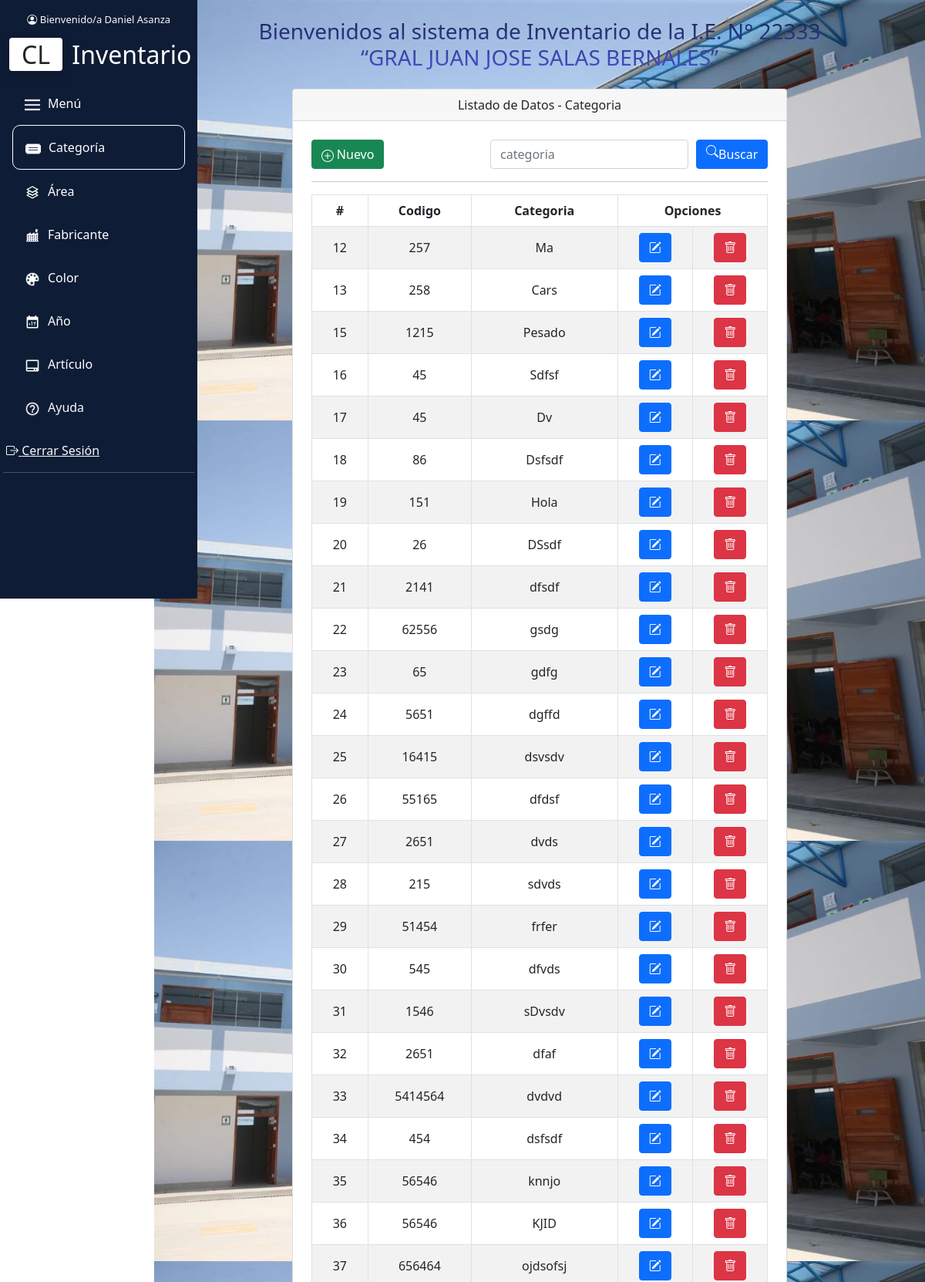
Page /index.php?c=Categoria&a=index (signed in, upper part) on the committed database.
### tables this page shows
CREATE TABLE `categoria` (
  `id` int(5) NOT NULL,
  `codigo` int(10) NOT NULL,
  `categoria` varchar(20) NOT NULL
);

### controllers/CategoriaController.php (called while the page is built, shortened)
<?php
require_once 'models/CategoriaModel.php';
class CategoriaController
{
    private $model;
    public function __construct()
    {
        $this->model = new CategoriaModel();
    }
    public function index()
    {
        $resultados = $this->model->listar();
        require_once 'views/opcions/categoriaView.php';
    }
}

### index.php (called while the page is built, shortened)
<?php
$accion =isset($_REQUEST['a'])?htmlentities($_REQUEST['a']):ACCION_PRINCIPAL;
$objetoCont = new $cont();
$objetoCont->$accion();
?>

### config/Conexion.php (called while the page is built)
<?php
class Conexion{
    public static function getConexion(){
        $database_username = 'root';
        $database_password = '';
        $dbname="proyectoinventario";
        $dsn = 'mysql:host=localhost:3308;dbname=' . $dbname;
        $conexion = null;
        try{
            $conexion = new PDO($dsn, $database_username, $database_password );
        }catch(Exception $e){
                echo $e;
                die("error " . $e->getMessage());
        }
        return $conexion;
    }
}

### models/CategoriaModel.php (called while the page is built, shortened)
<?php
require_once 'config/Conexion.php';
class CategoriaModel
{
    private $con;
    public function __construct()
    {
        $this->con = Conexion::getConexion();
    }
    public function listar()
    {
        $sql = "select * from categoria";
        $stmt = $this->con->prepare($sql);
        $stmt->execute();
        $resultados = $stmt->fetchAll(PDO::FETCH_OBJ);
        return $resultados;
    }
}

### views/opcions/categoriaView.php (the view, shortened to what this page needs)
<?php require_once 'views/partials/encabezado.php'; ?>
<div class="container-fluid mb-2 d-block" style="margin-left:200px; background-image: url('assets/iconos/fondo.png'); background-size:contain;" id="categoria">
    <div class="text-center mt-2">
        <h3 class="py-3 px-5 titulo">Bienvenidos al sistema de Inventario de la I.E.
            N° 22333<br>
            “GRAL JUAN JOSE SALAS BERNALES”</h3>
    </div>
    <div class="row justify-content-center">
        <div class="col-md-8">
            <div class="card">
                <div class="card-header text-center">
                    Listado de Datos - Categoria
                </div>
                <div class="p-4">
                    <div class="filtro d-flex justify-content-between">
                        <div>
                            <a href="#" data-bs-toggle="modal" data-bs-target="#exampleModal" id="botonBuscar" class="btn btn-success" role=" button" data-bs-toggle="button"></i> Nuevo</a>
                        </div>
                        <form id="frmSearch" class="d-flex">
                            <input type="text" placeholder="categoria" size="" class="form-control" id="txtBuscar" name="txtBuscar">
                            <button id="categoria" class="btn btn-primary d-flex" style="margin-left:10px;" type="submit" name="base">  Buscar</button>
                        </form>
                    </div>
                    <hr>
                    <table class="table align-middle table-hover  table-striped table-bordered text-center" id="tblPrincipal">
                        <thead>
                            <tr>
                                <th scope="col">#</th>
                                <th scope="col">Codigo</th>
                                <th scope="col">Categoria</th>
                                <th scope="col" colspan="2">Opciones</th>
                            </tr>
                        </thead>
                        <tbody id="tblDatos">
                            <?php
                            foreach ($resultados as $dato) {
                            ?>
                                <tr>
                                    <td><?php echo $dato->id; ?></td>
                                    <td><?php echo $dato->codigo; ?></td>
                                    <td><?php echo $dato->categoria; ?></td>
                                    <td><a class="btn btn-primary" href="#" data-bs-toggle="modal" onclick="inicializarDatosUpdate(<?php echo $dato->id; ?>)" id="inicializacion" data-bs-target="#exampleModalEditar"><i class="bi bi-pencil-square"></i></a></td>
                                    <td><a onclick="return confirm('Estas seguro de eliminar?');" class="btn btn-danger " href="index.php?c=Categoria&a=eliminar&id=<?php echo $dato->id; ?>"><i class="bi bi-trash"></i></a></td>
                                </tr>
                            <?php
                            }
                            ?>
                        </tbody>
                    </table>
                </div>
            </div>
        </div>
    </div>
</div>
<?php require_once 'views/partials/piedepagina.php'; ?>

### assets/css/styles.css (style rules this page uses)
body { background: #eee; }
a { text-decoration: none; }
* { box-sizing: border-box; margin: 0; padding: 0 }
body { background: #eee; font-family: 'Ubuntu', sans-serif }
.titulo { background: linear-gradient(#0e1c36,rgb(81, 91, 235)); -webkit-background-clip: text; color: transparent; }

### rows in the picture
categoria: id "12", codigo "257", categoria "Ma"
categoria: id "13", codigo "258", categoria "Cars"
categoria: id "15", codigo "1215", categoria "Pesado"
categoria: id "16", codigo "45", categoria "Sdfsf"
categoria: id "17", codigo "45", categoria "Dv"
categoria: id "18", codigo "86", categoria "Dsfsdf"
categoria: id "19", codigo "151", categoria "Hola"
categoria: id "20", codigo "26", categoria "DSsdf"
categoria: id "21", codigo "2141", categoria "dfsdf"
categoria: id "22", codigo "62556", categoria "gsdg"
categoria: id "23", codigo "65", categoria "gdfg"
categoria: id "24", codigo "5651", categoria "dgffd"
categoria: id "25", codigo "16415", categoria "dsvsdv"
categoria: id "26", codigo "55165", categoria "dfdsf"
categoria: id "27", codigo "2651", categoria "dvds"
categoria: id "28", codigo "215", categoria "sdvds"
categoria: id "29", codigo "51454", categoria "frfer"
categoria: id "30", codigo "545", categoria "dfvds"
categoria: id "31", codigo "1546", categoria "sDvsdv"
categoria: id "32", codigo "2651", categoria "dfaf"
categoria: id "33", codigo "5414564", categoria "dvdvd"
categoria: id "34", codigo "454", categoria "dsfsdf"
categoria: id "35", codigo "56546", categoria "knnjo"
categoria: id "36", codigo "56546", categoria "KJID"
categoria: id "37", codigo "656464", categoria "ojdsofsj"

### other values in the picture
$_SESSION['nombre'] "Daniel Asanza"
